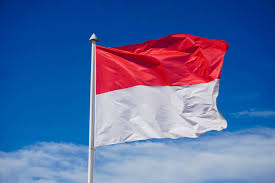
#> input picture flag.jpeg, 275 x 183 px
$ python -i flag_detection.py   (imports and definitions only)   (older library calls are emulated)
#> lines starting #> are read from the running program, lines starting #| are printed output that depends on the picture
#> further down, picture is the input picture: shape (183, 275, 3); mean B, G, R 161.7, 107.6, 84.8
import cv2
import numpy as np
import torch
from PIL import Image
import matplotlib.pyplot as plt

# Load the YOLOv5 model
# [1 line not run here, left out]


# Function to apply Sobel filter for edge detection
def sobel_edge_detection(image):
    gray = cv2.cvtColor(image, cv2.COLOR_BGR2GRAY)  # Convert image to grayscale
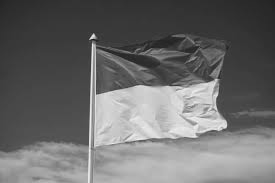
#> gray: shape (183, 275); min 19, max 242, mean 106.9
    grad_x = cv2.Sobel(gray, cv2.CV_64F, 1, 0, ksize=3)  # Sobel in X direction
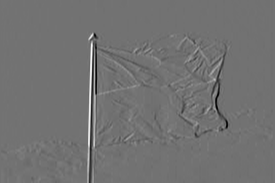
#> grad_x: shape (183, 275) float64; min -570, max 702, mean 0.2; drawn with min black and max white
    grad_y = cv2.Sobel(gray, cv2.CV_64F, 0, 1, ksize=3)  # Sobel in Y direction
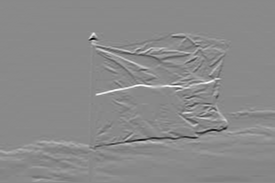
#> grad_y: shape (183, 275) float64; min -692, max 592, mean 4.9; drawn with min black and max white
    grad_mag = cv2.magnitude(grad_x, grad_y)  # Combine the gradients
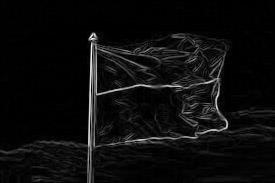
#> grad_mag: shape (183, 275) float64; min 0, max 720.3, mean 35.5; drawn with min black and max white
    return grad_mag


# Function to perform flag classification based on edge detection and region analysis
# [70 lines left out: functions classify_flag, detect_indonesian_or_polish_flag, not called in this run]


# Test with an image path
image_path = 'flag.jpeg'  # Use path to your image
# [1 line not run here, left out]

>>> import cv2
>>> picture = cv2.imread('flag.jpeg')
>>> result = sobel_edge_detection(picture)
